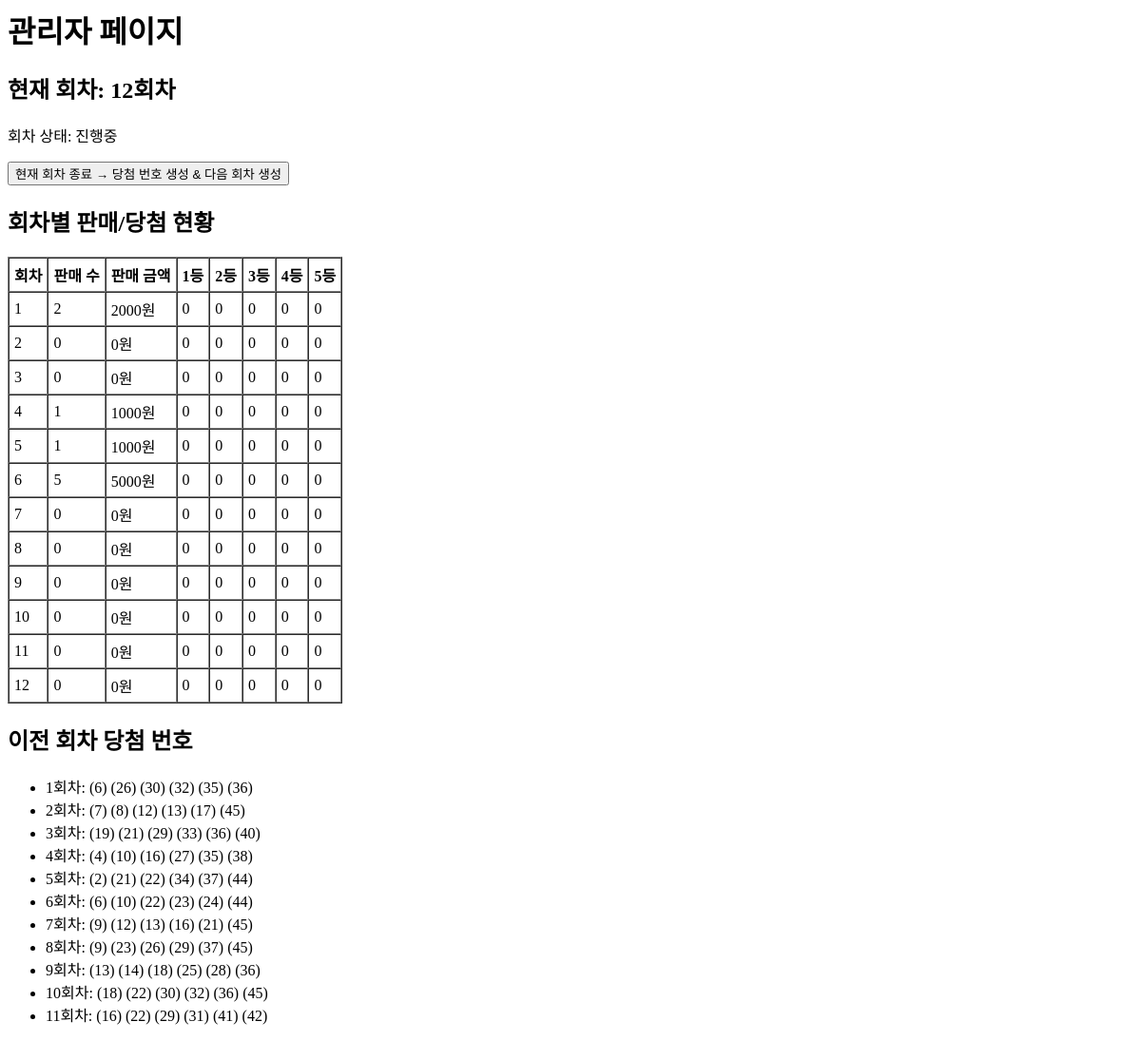
/admin_page/ (signed in), run on an earlier commit of the app's database.
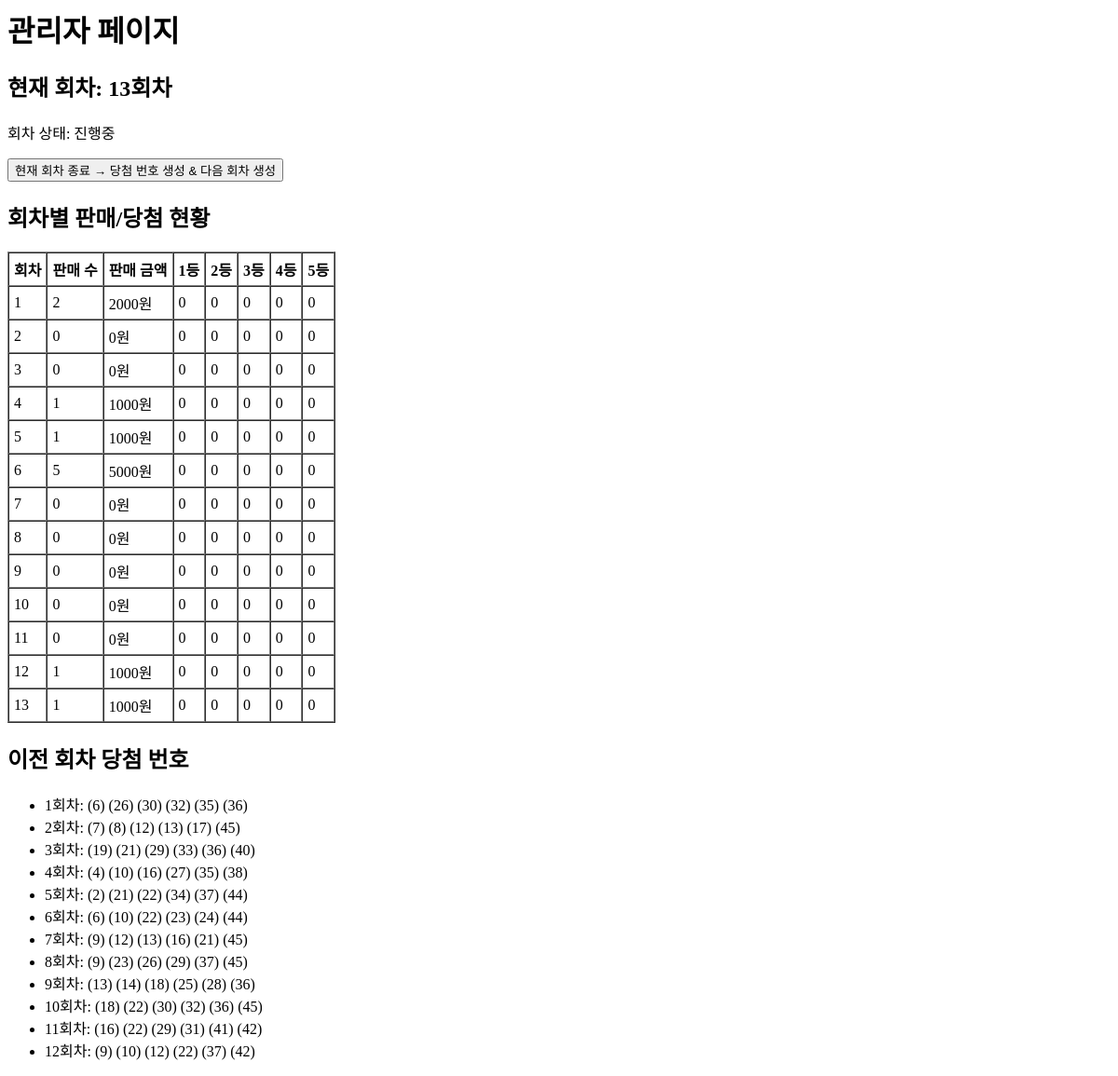
And on a later commit of the database.
### lottoapp/models.py (models this page shows, shortened)
class LottoRound(models.Model):
    round_number = models.PositiveIntegerField(default=1)
    winning_numbers = models.JSONField(blank=True, null=True)  # 당첨번호
    is_closed = models.BooleanField(default=False)
    created_at = models.DateTimeField(auto_now_add=True)

### lottoapp/views.py (the view)
# urls.py: path('admin_page/', views.admin_page, name='admin_page'),
@staff_member_required
def admin_page(request):
    current_round = LottoRound.objects.order_by('-round_number').first()
    rounds = LottoRound.objects.order_by('round_number')
    entries = LottoEntry.objects.filter(round=current_round) if current_round else []
    previous_rounds = LottoRound.objects.filter(is_closed=True).order_by('round_number')
    round_data = []
    price_per_ticket=1000  #로또 가격
    for round in rounds:
        sales_count = LottoEntry.objects.filter(round=round).count()
        sales_amount = sales_count * 1000  # 1회 구매 1000원 가정
        entries = LottoEntry.objects.filter(round=round)
        first = second = third =fourth=fifth =0
        if round.is_closed and round.winning_numbers:
            for entry in entries:
                match_count = len(set(entry.numbers()) & set(round.winning_numbers))
                if match_count == 6:
                    first += 1
                elif match_count == 5:
                    second += 1
                elif match_count == 4:
                    third += 1
                elif match_count == 3:
                    fourth += 1
                elif match_count == 2:
                    fifth += 1
        round_data.append({
            'round': round,
            'sales_count': sales_count,
            'sales_amount': sales_amount,
            'first': first,
            'second': second,
            'third': third,
            'fourth': fourth,
            'fifth': fifth,
        })
    return render(request, 'lottoapp/admin.html', {
        'round_data': round_data,
        'current_round': current_round,
        'previous_rounds': previous_rounds
    })

### lottoapp/models.py (called while the page is built)
    def numbers(self):
        return [self.number1, self.number2, self.number3, self.number4, self.number5, self.number6]

### lottoapp/templates/lottoapp/admin.html (shortened to what this page needs)
<h1>관리자 페이지</h1>
{% if current_round %}
<h2>현재 회차: {{ current_round.round_number }}회차</h2>
<p>회차 상태: {% if current_round.is_closed %}종료{% else %}진행중{% endif %}</p>
{% if not current_round.is_closed %}
<form method="post" action="{% url 'close_round' %}">
    <button type="submit">현재 회차 종료 → 당첨 번호 생성 & 다음 회차 생성</button>
</form>
{% endif %}
{% else %}
<p>회차 없음</p>
{% endif %}
<h2>회차별 판매/당첨 현황</h2>
<table border="1" cellpadding="5" cellspacing="0">
    <tr>
        <th>회차</th>
        <th>판매 수</th>
        <th>판매 금액</th>
        <th>1등</th>
        <th>2등</th>
        <th>3등</th>
        <th>4등</th>
        <th>5등</th>
    </tr>
    {% for data in round_data %}
    <tr>
        <td>{{ data.round.round_number }}</td>
        <td>{{ data.sales_count }}</td>
        <td>{{ data.sales_amount }}원</td>
        <td>{{ data.first }}</td>
        <td>{{ data.second }}</td>
        <td>{{ data.third }}</td>
        <td>{{ data.fourth }}</td>
        <td>{{ data.fifth }}</td>
    </tr>
    {% endfor %}
</table>
<h2>이전 회차 당첨 번호</h2>
{% if previous_rounds %}
    <ul>
    {% for round in previous_rounds %}
        <li>
            {{ round.round_number }}회차:
            {% for num in round.winning_numbers %}
                ({{ num }})
            {% endfor %}
        </li>
    {% endfor %}
    </ul>
{% else %}
    <p>이전 회차가 없습니다.</p>
{% endif %}

What changed in the data, as far as the page shows it:
added LottoRound: round_number "13", round.round_number "13", sales_count "1", sales_amount "1000", first "0", second "0", third "0", fourth "0", fifth "0", shown under "회차별 판매/당첨 현황"
now on one of the page's lists (row edited): LottoRound: round_number "12"
changed LottoRound (number 13 of 13 on the later page): sales_count "0" → "1"; sales_amount "0" → "1000"
Also different on the page:
{{ current_round.round_number }}: "12" → "13"
new list line: "( 9 )"
new list line: "( 10 )"
new list line: "( 12 )"
new list line: "( 22 )"
new list line: "( 37 )"
new list line: "( 42 )"
